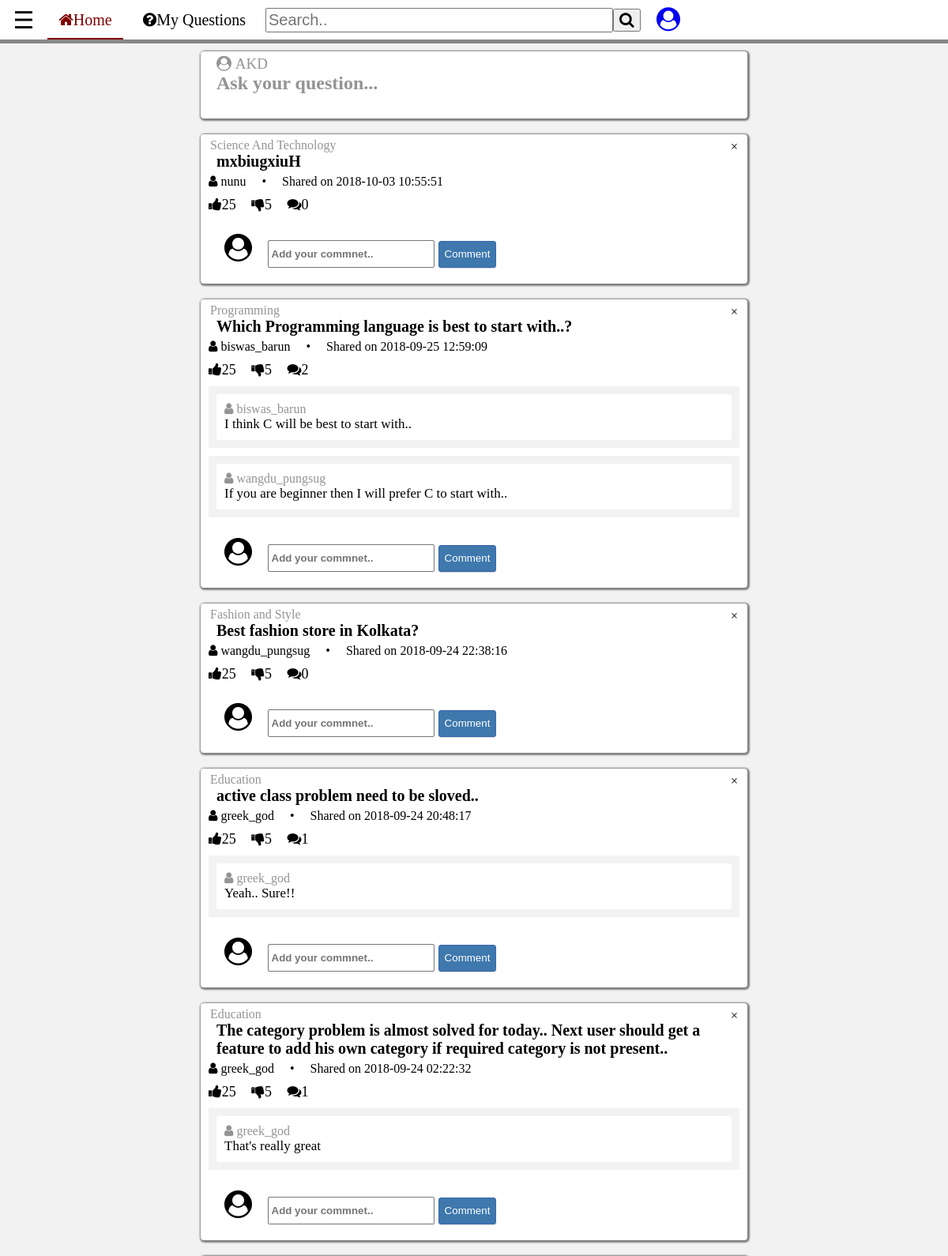
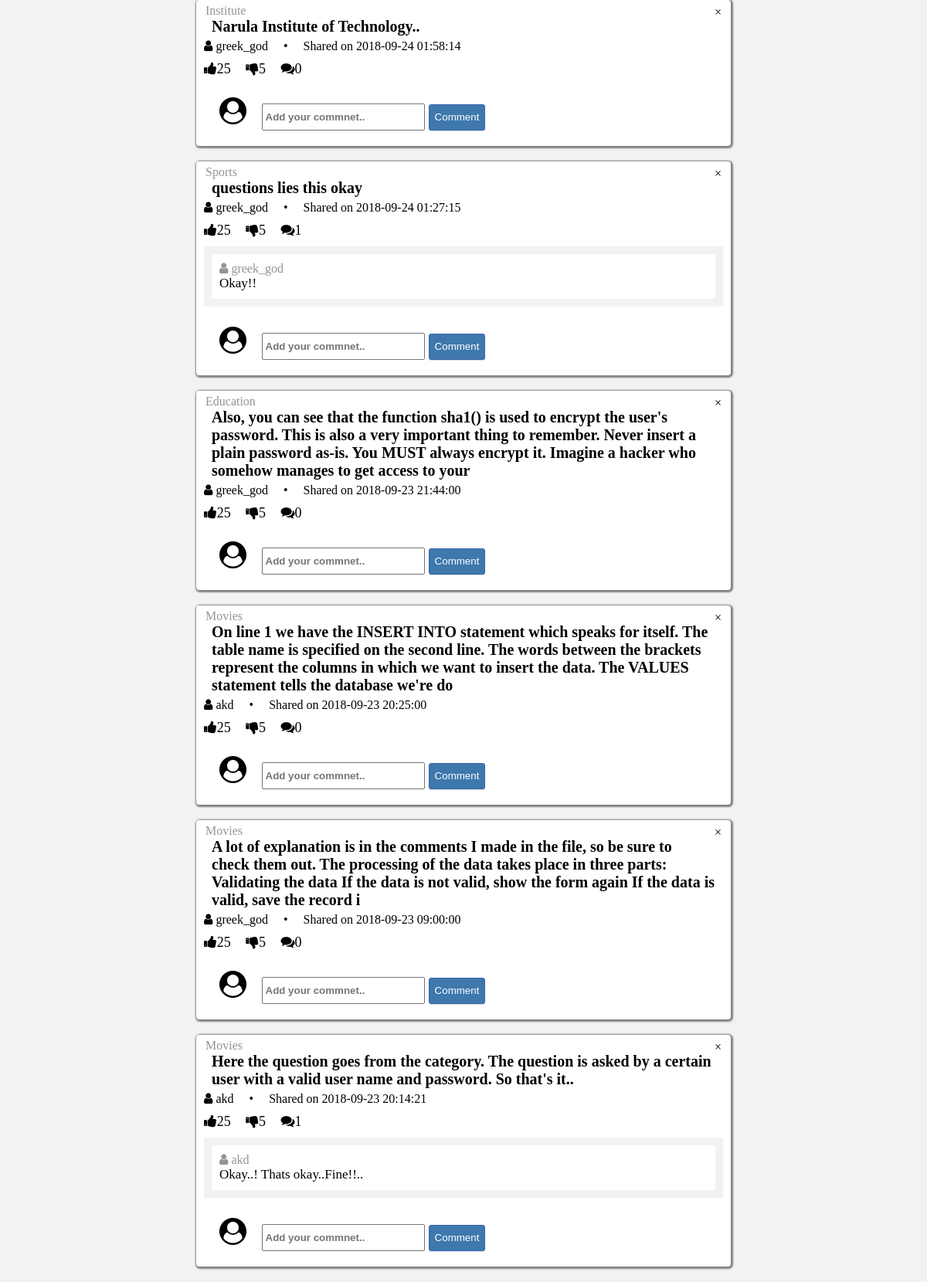
The page / (signed in) on the database its author committed (2 pictures, top to bottom).
### tables this page shows
CREATE TABLE `categories` (
  `cat_id` int(8) NOT NULL,
  `cat_name` varchar(255) NOT NULL,
  `cat_description` varchar(255) NOT NULL
);

CREATE TABLE `topics` (
  `topic_id` int(8) NOT NULL,
  `topic_subject` text NOT NULL,
  `topic_date` datetime NOT NULL,
  `topic_cat` int(8) NOT NULL,
  `topic_by` int(8) NOT NULL
);

CREATE TABLE `users` (
  `user_id` int(255) NOT NULL,
  `user_name` varchar(255) NOT NULL,
  `user_pass` varchar(255) NOT NULL,
  `user_email` varchar(255) NOT NULL,
  `user_date` datetime NOT NULL,
  `user_level` int(11) NOT NULL,
  `first_name` varchar(255) NOT NULL,
  `last_name` varchar(255) NOT NULL,
  `ph_no` varchar(255) NOT NULL
);

CREATE TABLE `replies` (
  `reply_id` int(8) NOT NULL,
  `reply_content` text NOT NULL,
  `reply_date` datetime NOT NULL,
  `reply_topic` int(8) NOT NULL,
  `reply_by` int(8) NOT NULL
);

### index.php (the view, shortened to what this page needs)
<?php
include 'header.php';
include 'connect.php';
?>
	<center>
	<div class="page-wrapper" >
		<div>
			<div class="asklbl">
				<div class="userwithname"><i class="fa fa-user-circle"></i>&nbsp;<?php echo $_SESSION['fname']; ?></div>
				<div>
					<p class="ask-lbl-space" onclick="openfullscrnask()"><b>Ask your question...</b> </p>
				</div>
			</div>
		</div>
		<?php
			$qry = mysqli_query($con,"SELECT * FROM topics ORDER BY topic_id DESC");
			while($res = mysqli_fetch_assoc($qry)){?>
		<div class="feed-post" id="feed-post">
			<div class="feed-post-cat">
				<span class="post-cat-name">
					<?php
						$top_cat = $res['topic_cat'];
						$topcat = mysqli_query($con,"SELECT * FROM categories WHERE cat_id ='$top_cat'");
						while($restopcat = mysqli_fetch_assoc($topcat)){
							echo $restopcat['cat_name'];
						}
					?>
				</span>
				<span class="post-dismiss" onclick="closefeed()">×</span>
			</div>
			<div class="feed-post-ques">
				<?php echo $res['topic_subject']; ?>
			</div>
			<div class="feed-post-by">
				<span class="fa fa-user"></span>
				<span class="post-by-name">
					<?php
						$pstby = $res['topic_by'];
						$pstby =mysqli_query($con,"SELECT * FROM users WHERE user_id ='$pstby'");
						while($respstby = mysqli_fetch_assoc($pstby)){
							echo $respstby['user_name'];
						}
					?>
				</span>
				<span class="dot">&emsp;&bull;&emsp;</span>
				<span class="post-date">Shared on <?php echo $res['topic_date']; ?></span>
			</div>
			<?php
				$topicid = $res['topic_id'];
				$rplysql = "SELECT * FROM replies WHERE reply_topic='$topicid'";
				$rplyqry = mysqli_query($con,$rplysql);
				$cmntcount = mysqli_num_rows($rplyqry);
				?>
			<div class="post-like">
				<span class="pl fa fa-thumbs-up">25</span>
				<span class="pl fa fa-thumbs-down">5</span>
				<span class="pl fa fa-comments"><?php echo $cmntcount; ?></span>
			</div>
			<?php while($resrply = mysqli_fetch_assoc($rplyqry)){ ?>
			<div class="cmnts-done-wrapper">
				<div class="cmnt-done">
					<div class="name-cmnter"><i class="fa fa-user"></i>
						<?php
							$rplyusr = $resrply['reply_by'];
							$rplyby = mysqli_query($con,"SELECT * FROM users WHERE user_id='$rplyusr'");
							while($resrplyby = mysqli_fetch_assoc($rplyby)){
							echo $resrplyby['user_name'];
							}
						?>
					</div>
					<div class="cmnter-cntnt"><?php echo $resrply['reply_content']; ?></div>
				</div>
			</div>
			<?php } ?>
			<div class="post-cmnt-section">
					<span class="my-icon"><i class="fa fa-user-circle"></i></span>
					<span class="cmnt-box">
							<input type="text" placeholder="Add your commnet.." class="cmnt-place">
							<button type="submit" class="cmnt-reply-btn">Comment</button>
					</span>
			</div>
		</div>
		<?php	}
		?>
	</div>
	</center>
<?php
include'footer.php';
?>

### style.css (style rules this page uses)
body { margin: 0px; padding: 0px; background-color: #f2f2f2; }
.page-wrapper { width: 70%; margin: auto; }
.asklbl { margin: 0px; margin-bottom: 20px; padding-top: 5px; padding-left: 10px; padding-right: 10px; width: 80%; height: 80px; border-radius: 4px; background-color: #ffff; box-shadow: 1px 1px 2px 2px gray; }
.userwithname { font-size: 19px; margin-left: 10px; margin-bottom: 0px; text-align: left; color: #949494; }
.ask-lbl-space { font-weight: 200px; font-size: 24px; font-family: q_serif; text-align: left; margin: 0px; width: 100%; padding-left: 10px; color: #949494; }
.feed-post { width: 80%; margin: 0px; margin-bottom: 20px; padding-top: 5px; padding-left: 10px; padding-right: 10px; background-color: #ffffff; border-radius: 4px; box-shadow: 1px 1px 2px 2px gray; }
.feed-post-cat { width: 100%; text-align: left; }
.post-cat-name { color: #949494; margin: 2px; }
.post-dismiss { color: inherit; height: 100%; margin: 2px; float: right; }
.feed-post-ques { width: 100%; margin-bottom: 5px; padding-left: 10px; padding-right: 10px; color: black; text-align: left; font-weight: 700; font-family: Georgia; font-size: 20px; }
.feed-post-by { text-align: left; font-size: 16px; margin-bottom: 10px; font-weight: 400; font-family: Times New Roman; }
.post-like { text-align: left; font-size: 18px; margin-bottom: 10px; }
.pl { margin-right: 15px; }
.cmnts-done-wrapper { display: non e; background-color: #f2f2f2; padding: 10px; padding-bottom: 5px; margin-bottom: 10px; }
.cmnt-done { padding: 10px; background-color: white; text-align: left; border-radius: 3px; margin-bottom: 5px; }
.name-cmnter { color: #949494; }
.cmnter-cntnt { font-size: 17px; }
.post-cmnt-section { text-align: left; width: 100%; padding: 15px; padding-bottom: 20px; padding-left: 20px; font-size: 18px; }
.cmnt-box { margin-left: 15px; }
.cmnt-place { width: 30%; padding: 3px; height: 25px; font-weight: 600; }
.cmnt-reply-btn { box-sizing: border-box; border-radius: 3px; box-shadow: 0 1px 1px 0 rgba(200,200,200,0.2); display: inline-block; font-weight: 500; outline: 0; padding: 3px 7px 4px 7px; text-align: center; text-decoration: none; cursor: pointer; background: #3e78ad; color: #fff; border: 1px solid #3a66ad; box-shadow: 0 1px 1px 0 rgba(200,200,200,0.6); height: 34px; }
.my-icon { font-size: 35px; }

### rows shown on the page
topics: topic_subject "mxbiugxiuH", topic_date "2018-10-03 10:55:51", cmntcount "0"
categories: cat_name "Science And Technology"
users: user_name "nunu"
topics: topic_subject "Which Programming language is best to start with..?", topic_date "2018-09-25 12:59:09", cmntcount "2"
categories: cat_name "Programming"
users: user_name "biswas_barun"
replies: reply_content "I think C will be best to start with.."
replies: reply_content "If you are beginner then I will prefer C to start with.."
users: user_name "wangdu_pungsug"
topics: topic_subject "Best fashion store in Kolkata?", topic_date "2018-09-24 22:38:16", cmntcount "0"
categories: cat_name "Fashion and Style"
topics: topic_subject "active class problem need to be sloved..", topic_date "2018-09-24 20:48:17", cmntcount "1"
categories: cat_name "Education"
users: user_name "greek_god"
replies: reply_content "Yeah.. Sure!!"
topics: topic_subject "The category problem is almost solved for today.. Next user should get a feature to add his own category if required category is not present..", topic_date "2018-09-24 02:22:32", cmntcount "1"
replies: reply_content "That's really great"
topics: topic_subject "Narula Institute of Technology..", topic_date "2018-09-24 01:58:14", cmntcount "0"
categories: cat_name "Institute"
topics: topic_subject "questions lies this okay", topic_date "2018-09-24 01:27:15", cmntcount "1"
categories: cat_name "Sports"
replies: reply_content "Okay!!"
topics: topic_subject "Also, you can see that the function sha1() is used to encrypt the user's password. This is also a very important thing to remember. Never insert a plain password as-is. You MUST always encrypt it. Imagine a hacker who somehow manages to get access to your", topic_date "2018-09-23 21:44:00", cmntcount "0"
topics: topic_subject "On line 1 we have the INSERT INTO statement which speaks for itself. The table name is specified on the second line. The words between the brackets represent the columns in which we want to insert the data. The VALUES statement tells the database we're do", topic_date "2018-09-23 20:25:00", cmntcount "0"
categories: cat_name "Movies"
users: user_name "akd"
topics: topic_subject "A lot of explanation is in the comments I made in the file, so be sure to check them out. The processing of the data takes place in three parts: Validating the data If the data is not valid, show the form again If the data is valid, save the record i", topic_date "2018-09-23 09:00:00", cmntcount "0"
topics: topic_subject "Here the question goes from the category. The question is asked by a certain user with a valid user name and password. So that's it..", topic_date "2018-09-23 20:14:21", cmntcount "1"
replies: reply_content "Okay..! Thats okay..Fine!!.."

### other values the page prints
$_SESSION['fname'] "AKD"
